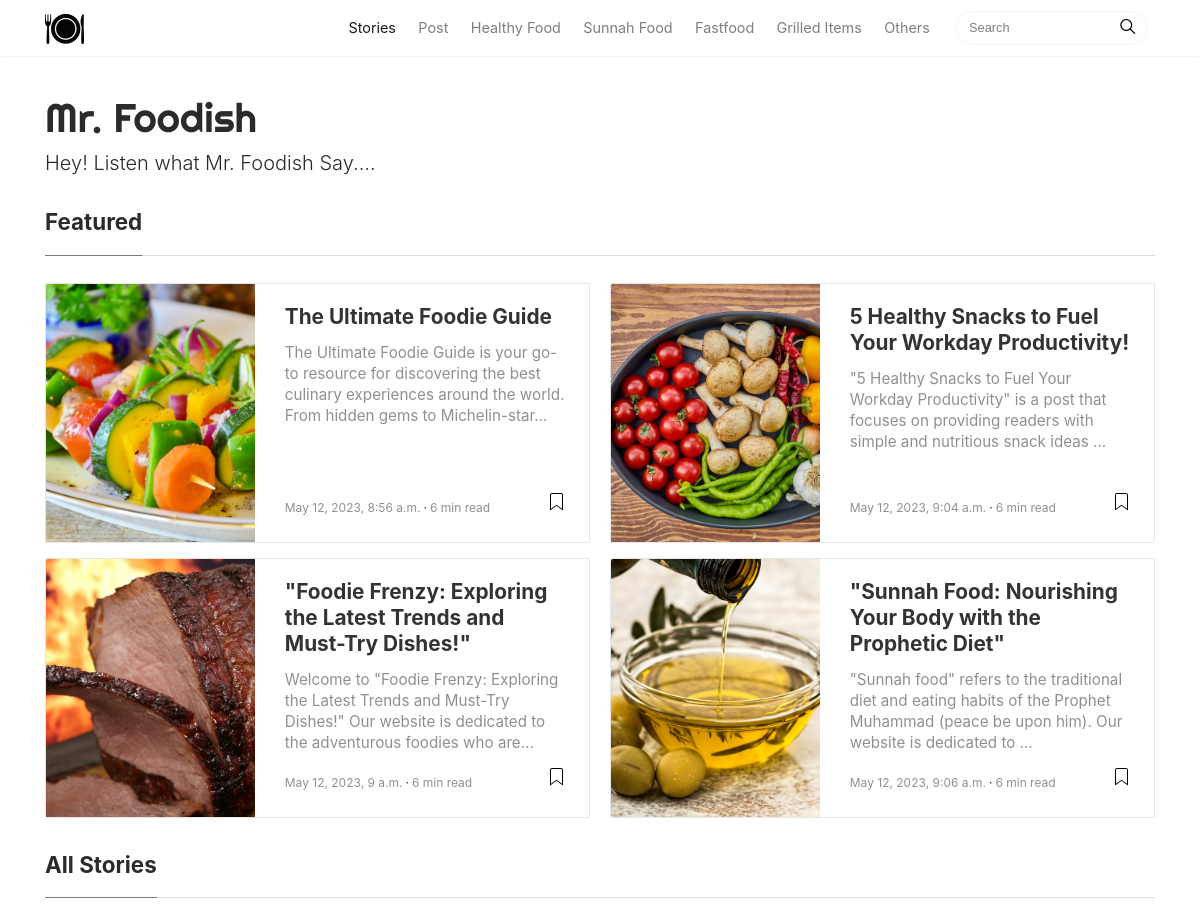
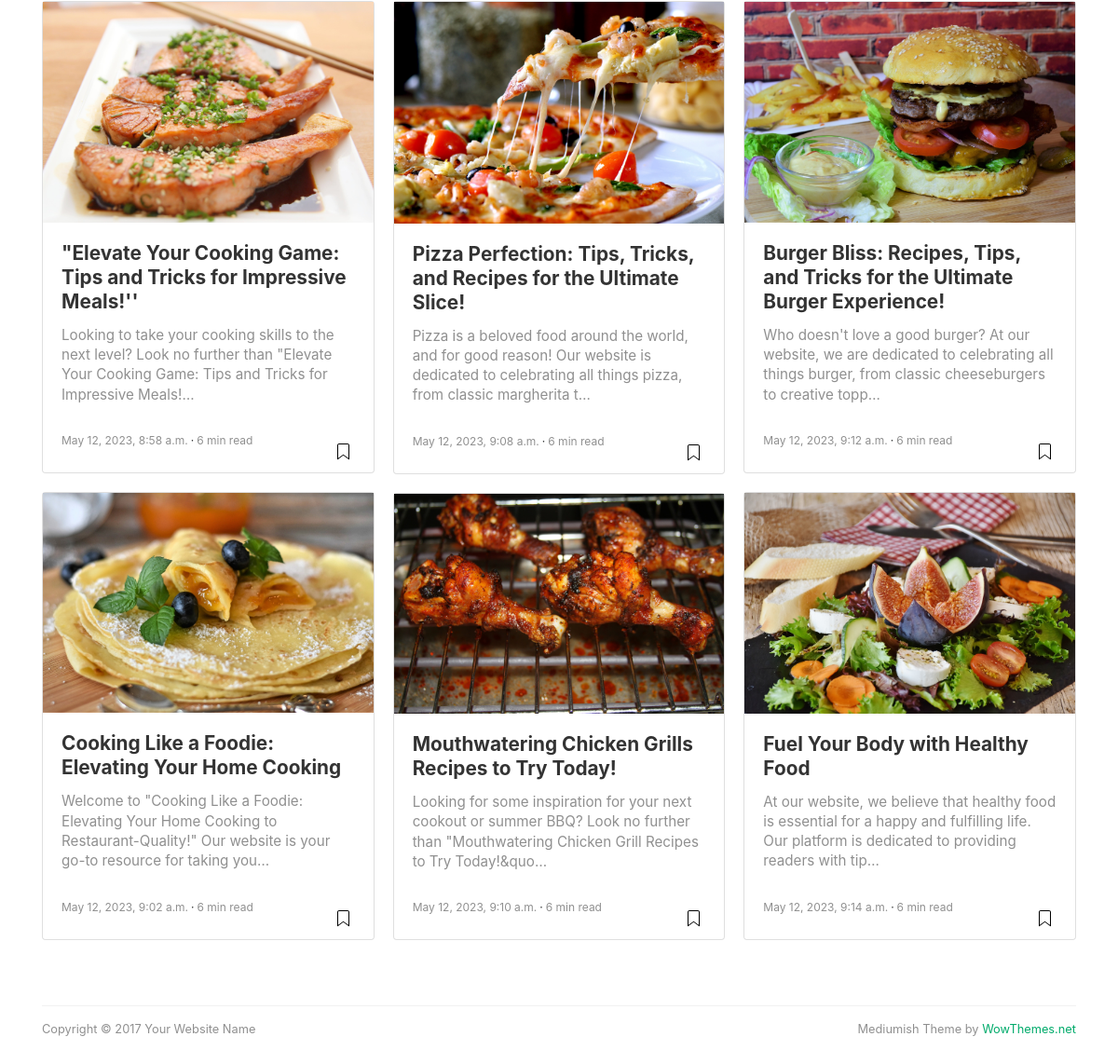
The page / on the database its author committed (2 pictures, top to bottom).
### blog/models.py (models this page shows, shortened)
class Categories(models.Model):
    name = models.CharField(max_length=50)
    slug = models.SlugField(unique=True, blank=True)

class Blog(models.Model):
    blog_name = models.CharField(max_length=50)
    description = models.CharField(max_length=150)

class Post(models.Model):
    title = models.CharField(max_length=200)
    slug = models.SlugField(unique=True)
    content = RichTextUploadingField()
    featured_image = models.ImageField(upload_to='uploads/')
    tags = TaggableManager(blank=True)
    featured = models.BooleanField(default=False)
    pub_date = models.DateTimeField(auto_now=True)
    mod_date = models.DateTimeField(auto_now_add=True)
    category = models.ForeignKey(Categories, related_name='post' ,on_delete=models.CASCADE, null=True)
    meta_title = models.CharField(max_length=200, null=True, blank=True)
    meta_description = models.CharField(max_length=300, null=True, blank=True)

### blog/views.py (the view)
# urls.py: path('', views.home_view, name='home'),
def home_view(request):
    blog = Blog.objects.all().first()
    featured_post = Post.objects.filter(featured=True)[:4]
    story_post = Post.objects.filter(featured=False)
    category = Categories.objects.all()
    context = {'blog': blog, 'featured_post': featured_post, 'story_post': story_post, 'category': category}
    return render(request, 'blog/index.html', context)

### templates/blog/index.html (shortened to what this page needs)
{% extends 'partial/base.html' %}
{% load cache %}
{% block content %}
<div class="container">
	<div class="mainheading">
		<h1 class="sitetitle">{{blog.blog_name}}</h1>
		<p class="lead">
			 {{blog.description}}
		</p>
	</div>
	<section class="featured-posts">
	<div class="section-title">
		<h2><span>Featured</span></h2>
	</div>
	<div class="card-columns listfeaturedtag">
		{% for feature in featured_post %}
		<div class="card">
			<div class="row">
				<div class="col-md-5 wrapthumbnail">
					<a href="{{feature.slug}}">
						<div class="thumbnail" style="background-image:url({{feature.featured_image.url}});">
						</div>
					</a>
				</div>
				<div class="col-md-7">
					<div class="card-block">
						<h2 class="card-title"><a href="{{feature.slug}}">{{ feature.title }}</a></h2>
						<h4 class="card-text">{{ feature.content |truncatechars:150 |safe }}</h4>
						<div class="metafooter">
							<div class="wrapfooter">
								<span class="author-meta">
								<br/>
								<span class="post-date">{{feature.mod_date}}</span><span class="dot"></span><span class="post-read">6 min read</span>
								</span>
								<span class="post-read-more"><a href="{{feature.slug}}" title="Read Story"></a></span>
							</div>
						</div>
					</div>
				</div>
			</div>
		</div>
		{% endfor %}
	</div>
	</section>
	<section class="recent-posts">
	<div class="section-title">
		<h2><span>All Stories</span></h2>
	</div>
	<div class="card-columns listrecent">
		{% for story in story_post %}
		<div class="card">
			<a href="{{story.slug}}">
				<img class="img-fluid" src="{{ story.featured_image.url }}" alt="">
			</a>
			<div class="card-block">
				<h2 class="card-title"><a href="{{story.slug}}">{{ story.title }}</a></h2>
				<h4 class="card-text">{{ story.content |truncatechars:150 |safe }}</h4>
				<div class="metafooter">
					<div class="wrapfooter">
						<span class="author-meta">
						<span class="post-date">{{ story.mod_date }}</span><span class="dot"></span><span class="post-read">6 min read</span>
						</span>
						<span class="post-read-more"><a href="{{story.slug}}" title="Read Story"></a></span>
					</div>
				</div>
			</div>
		</div>
		{% endfor %}
	</div>
	</section>
{% endblock content %}

### templates/partial/base.html (shortened to what this page needs)
{% load static %}
{% load cache %}
{% cache 500 header %}
<!DOCTYPE html>
<html lang="en">
<head>
<link href="{% static 'assets/css/bootstrap.min.css' %}" rel="stylesheet">
<link href="https://maxcdn.bootstrapcdn.com/font-awesome/4.7.0/css/font-awesome.min.css" rel="stylesheet">
<link href="{% static 'assets/css/mediumish.css' %}" rel="stylesheet">
</head>
<body>
<nav class="navbar navbar-toggleable-md navbar-light bg-white fixed-top mediumnavigation">
<div class="container">
	<a class="navbar-brand" href="{% url 'home' %}">
	<img src="{% static 'assets/img/logo1.png' %}" alt="logo">
	</a>
	<div class="collapse navbar-collapse" id="navbarsExampleDefault">
		<ul class="navbar-nav ml-auto">
			<li class="nav-item active">
			<a class="nav-link" href="{% url 'home' %}">Stories <span class="sr-only">(current)</span></a>
			</li>
			<li class="nav-item">
			<a class="nav-link" href="{% url 'home' %}">Post</a>
			</li>
			{% for cate in category %}
            <li class="nav-item">
            <a class="nav-link text-black" href="{% url 'categories' cate.slug %}" >{{cate.name|title}}</a>
            </li>
            {% endfor %}
		</ul>
		<form class="form-inline my-2 my-lg-0">
			<input class="form-control mr-sm-2" type="text" placeholder="Search">
			<span class="search-icon"><svg class="svgIcon-use" width="25" height="25" viewbox="0 0 25 25"><path d="M20.067 18.933l-4.157-4.157a6 6 0 1 0-.884.884l4.157 4.157a.624.624 0 1 0 .884-.884zM6.5 11c0-2.62 2.13-4.75 4.75-4.75S16 8.38 16 11s-2.13 4.75-4.75 4.75S6.5 13.62 6.5 11z"></path></svg></span>
		</form>
	</div>
</div>
</nav>
{% endcache %}
{% block content %}{% endblock content %}
{% cache 500 header %}
	<div class="footer">
		<p class="pull-left">
			 Copyright &copy; 2017 Your Website Name
		</p>
		<p class="pull-right">
			 Mediumish Theme by <a target="_blank" href="https://www.wowthemes.net">WowThemes.net</a>
		</p>
		<div class="clearfix">
		</div>
	</div>
</div>
</body>
</html>
{% endcache %}

### static/assets/css/mediumish.css (style rules this page uses)
body { padding-top:5rem; }
.mainheading { padding:1rem 0rem; }
a { color:#00ab6b; }
a,a:hover { transition:all 0.2s; }
.mediumnavigation { background:rgba(255,255,255,.97); box-shadow:0 2px 2px -2px rgba(0,0,0,.15); }
section { margin-bottom:20px; }
.section-title h2 { border-bottom:1px solid rgba(0,0,0,.15); margin-bottom:25px; font-weight:700; font-size:1.4rem; margin-bottom:27px; }
.section-title span { border-bottom:1px solid rgba(0,0,0,.44); display:inline-block; padding-bottom:20px; margin-bottom:-1px; }
@media (min-width:576px) { .card-columns.listfeaturedtag { -webkit-column-count:2; -moz-column-count:2; column-count:2; } }
@media (min-width:992px) { .navbar-toggleable-md .navbar-nav .nav-link { padding-right:.7rem; padding-left:.7rem; } }
.card-columns .card { margin-bottom:20px; }
.listfeaturedtag .wrapthumbnail { height:258px; flex:0 0 auto; }
.listfeaturedtag .card { border:1px solid rgba(0,0,0,.1); border-radius:2px; height:260px; padding-left:0; margin-bottom:15px; }
.listfeaturedtag .thumbnail { background-size:cover; height:100%; display:block; background-position:38% 22% !important; background-origin:border-box!important; border-top-left-radius:2px; }
.listfeaturedtag .card-block { padding-left:0; }
.listfeaturedtag h2.card-title,.listrecent h2.card-title { font-size:1.3rem; font-weight:700; line-height: 1.25; }
.listfeaturedtag h2.card-title a,.listrecent h2.card-title a { color:rgba(0,0,0,.8); }
.listfeaturedtag h4.card-text,.listrecent h4.card-text { color:rgba(0,0,0,.44); font-size:0.95rem; line-height:1.4; font-weight:400; }
.listfeaturedtag .wrapfooter { position:absolute; bottom:20px; font-size:12px; display:block; width:85%; }
.listrecent .wrapfooter { font-size:12px; margin-top:30px; }
.author-meta { flex:1 1 auto; white-space:nowrap!important; text-overflow:ellipsis!important; overflow:hidden!important; }
span.post-name,span.post-date,span.author-meta { display:inline-block; }
span.post-date,span.post-read { color:rgba(0,0,0,.44); }
span.post-read-more { align-items:center; display:inline-block; float:right; margin-top:8px; }
span.post-read-more a { color:rgba(0,0,0,.44); }
.dot:after { content:"·"; margin-left:3px; margin-right:3px; }
.mediumnavigation .form-control { font-size:0.8rem; border-radius:30px; overflow:hidden; border:1px solid rgba(0,0,0,0.04); }
.mediumnavigation .form-inline { margin-left:15px; }
.mediumnavigation .navbar-brand { font-weight:500; }
.mediumnavigation .nav-item,.dropdown-menu { font-size:0.9rem; }
.mediumnavigation .search-icon { margin-left:-40px; display:inline-block; margin-top:3px; cursor:pointer; }
.mediumnavigation .navbar-brand img { max-height:30px; margin-right:5px; }
.mainheading h1.sitetitle { font-family:Righteous; }
.footer { border-top:1px solid rgba(0,0,0,.05)!important; padding-top:15px; padding-bottom:12px; font-size:0.8rem; color:rgba(0,0,0,.44); margin-top:50px; }
.card { border-radius:4px; }

### rows shown on the page
Categories: name "Healthy Food"
Categories: name "Sunnah Food"
Categories: name "Fastfood"
Categories: name "Grilled Items"
Categories: name "Others"
Blog: blog_name "Mr. Foodish", description "Hey! Listen what Mr. Foodish Say...."
Post: featured_image (picture), title "The Ultimate Foodie Guide", content "The Ultimate Foodie Guide is your go-to resource for discovering the best culinary experiences around the world. From hidden gems to Michelin-star…", mod_date "May 12, 2023, 8:56 a.m."
Post: featured_image (picture), title "\"Foodie Frenzy: Exploring the Latest Trends and Must-Try Dishes!\"", content "Welcome to \"Foodie Frenzy: Exploring the Latest Trends and Must-Try Dishes!\" Our website is dedicated to the adventurous foodies who are…", mod_date "May 12, 2023, 9 a.m."
Post: featured_image (picture), title "5 Healthy Snacks to Fuel Your Workday Productivity!", content "\"5 Healthy Snacks to Fuel Your Workday Productivity\" is a post that focuses on providing readers with simple and nutritious snack ideas …", mod_date "May 12, 2023, 9:04 a.m."
Post: featured_image (picture), title "\"Sunnah Food: Nourishing Your Body with the Prophetic Diet\"", content "\"Sunnah food\" refers to the traditional diet and eating habits of the Prophet Muhammad (peace be upon him). Our website is dedicated to …", mod_date "May 12, 2023, 9:06 a.m."
Post: featured_image (picture), title "\"Elevate Your Cooking Game: Tips and Tricks for Impressive Meals!''", content "Looking to take your cooking skills to the next level? Look no further than \"Elevate Your Cooking Game: Tips and Tricks for Impressive Meals!…", mod_date "May 12, 2023, 8:58 a.m."
Post: featured_image (picture), title "Cooking Like a Foodie: Elevating Your Home Cooking", content "Welcome to \"Cooking Like a Foodie: Elevating Your Home Cooking to Restaurant-Quality!\" Our website is your go-to resource for taking you…", mod_date "May 12, 2023, 9:02 a.m."
Post: featured_image (picture), title "Pizza Perfection: Tips, Tricks, and Recipes for the Ultimate Slice!", content "Pizza is a beloved food around the world, and for good reason! Our website is dedicated to celebrating all things pizza, from classic margherita t…", mod_date "May 12, 2023, 9:08 a.m."
Post: featured_image (picture), title "Mouthwatering Chicken Grills Recipes to Try Today!", content "Looking for some inspiration for your next cookout or summer BBQ? Look no further than \"Mouthwatering Chicken Grill Recipes to Try Today!&quo…", mod_date "May 12, 2023, 9:10 a.m."
Post: featured_image (picture), title "Burger Bliss: Recipes, Tips, and Tricks for the Ultimate Burger Experience!", content "Who doesn't love a good burger? At our website, we are dedicated to celebrating all things burger, from classic cheeseburgers to creative topp…", mod_date "May 12, 2023, 9:12 a.m."
Post: featured_image (picture), title "Fuel Your Body with Healthy Food", content "At our website, we believe that healthy food is essential for a happy and fulfilling life. Our platform is dedicated to providing readers with tip…", mod_date "May 12, 2023, 9:14 a.m."
